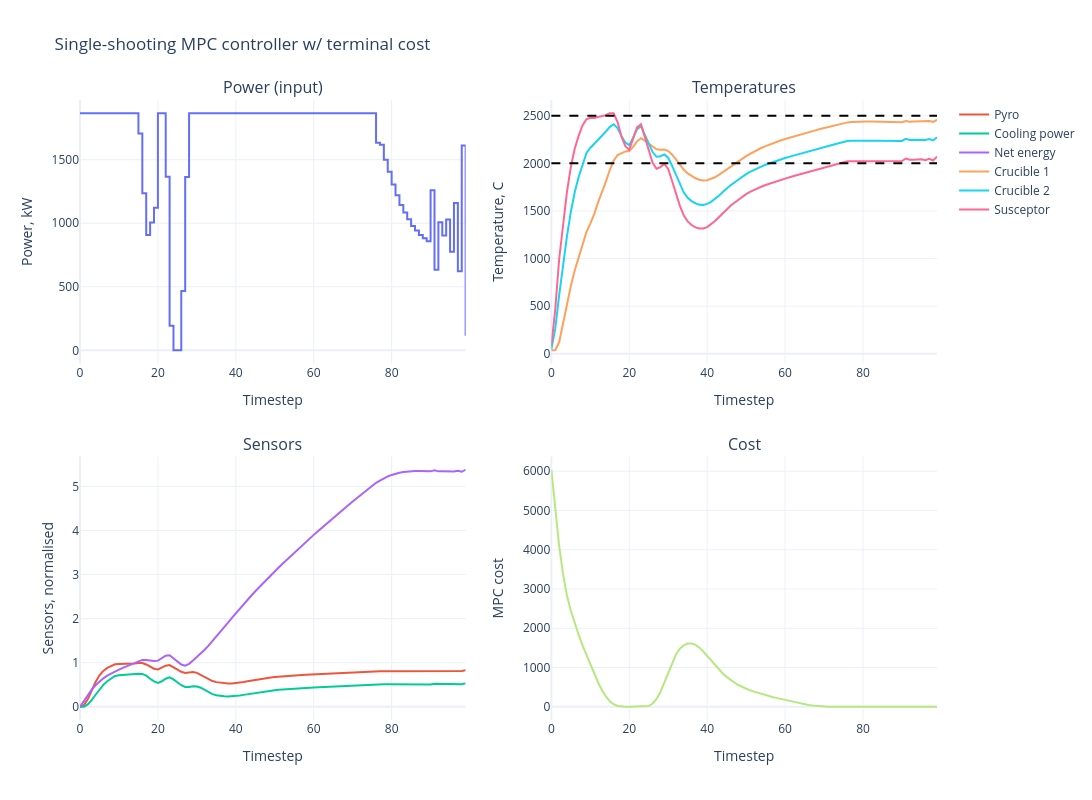

Notebook cell for this chart:
### Code cell
import numpy as np
import plotly.graph_objects as go
from plotly.subplots import make_subplots

limit = 100
t = np.arange(limit)
p_opt_traj_vf = manager1.Pscaler.inverse_transform(torch.tensor(p_opt_vf).reshape(-1,1))
fig = make_subplots(
    rows=2,
    cols=2,
    subplot_titles=(
        f"Power (input)",
        f"Temperatures",
        "Sensors",
        "Cost"
    ),
    vertical_spacing=0.15
)

# --- Left subplot: power trajectory ---
fig.add_trace(
    go.Scatter(
        x=t,
        y=p_opt_traj_vf[:limit,0],
        mode="lines",
        line_shape="hv",  # equivalent to plt.step
        name="Power",
        showlegend=False
    ),
    row=1,
    col=1
)
fig.add_trace(
    go.Scatter(
        x=np.arange(limit),
        y=pyro_traj_vf[:limit,0],
        mode="lines",
        # line_shape="hv",  # equivalent to plt.step
        name="Pyro"
    ),
    row=2,
    col=1
)
fig.add_trace(
    go.Scatter(
        x=t,
        y=p_cool_traj_vf[:limit,0],
        mode="lines",
        # line_shape="hv",  # equivalent to plt.step
        name="Cooling power"
    ),
    row=2,
    col=1
)
fig.add_trace(
    go.Scatter(
        x=t,
        y=E_net_traj_vf[:limit,0],
        mode="lines",
        # line_shape="hv",  # equivalent to plt.step
        name="Net energy"
    ),
    row=2,
    col=1
)
# --- Right subplot: Z trajectories ---

fig.add_trace(
    go.Scatter(
        x=t,
        y=(Z_traj_vf[:limit] @ c1_picker.numpy().T).mean(axis=1),
        mode="lines",
        name="Crucible 1"
    ),
    row=1,
    col=2
)
fig.add_trace(
    go.Scatter(
        x=t,
        y=(Z_traj_vf[:limit] @ c2_picker.numpy().T).mean(axis=1),
        mode="lines",
        name="Crucible 2"
    ),
    row=1,
    col=2
)
fig.add_trace(
    go.Scatter(
        x=t,
        y=(Z_traj_vf[:limit] @ sus_picker.numpy().T).mean(axis=1),
        mode="lines",
        name="Susceptor"
    ),
    row=1,
    col=2
)

# Horizontal target lines
fig.add_hline(
    y=-sus_target,
    line_dash="dash",
    line_color="black",
    row=1,
    col=2
)

fig.add_hline(
    y=c1_target,
    line_dash="dash",
    line_color="black",
    row=1,
    col=2
)

fig.add_trace(
    go.Scatter(
        x=t,
        y=cost_traj_vf[:limit,0],
        name='MPC cost',
        showlegend=False
    ),
    row=2,
    col=2
)

fig.update_yaxes(title_text='Power, kW',row=1,col=1)
fig.update_yaxes(title_text='Temperature, C',row=1,col=2)
fig.update_yaxes(title_text='Sensors, normalised',row=2,col=1)
fig.update_yaxes(title_text='MPC cost',row=2,col=2)
fig.update_xaxes(title_text='Timestep')#,row=1,col=1)
fig.update_layout(
    width=1200,
    height=800,
    showlegend=True,
    template="plotly_white",
    title='Single-shooting MPC controller w/ terminal cost'
)

fig.show()
